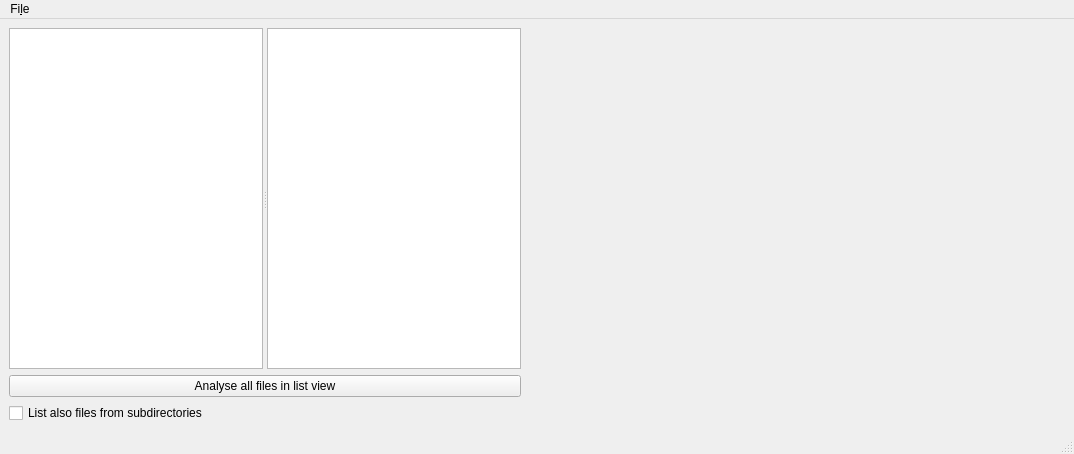
<?xml version="1.0" encoding="UTF-8"?>
<ui version="4.0">
 <class>MainWindow</class>
 <widget class="QMainWindow" name="MainWindow">
  <property name="geometry">
   <rect>
    <x>0</x>
    <y>0</y>
    <width>1074</width>
    <height>454</height>
   </rect>
  </property>
  <property name="windowTitle">
   <string>Leaf Area Measurement</string>
  </property>
  <widget class="QWidget" name="centralwidget">
   <property name="sizePolicy">
    <sizepolicy hsizetype="Expanding" vsizetype="Expanding">
     <horstretch>0</horstretch>
     <verstretch>0</verstretch>
    </sizepolicy>
   </property>
   <layout class="QGridLayout" name="gridLayout">
    <item row="2" column="2">
     <widget class="QCheckBox" name="checkBoxShowRecursive">
      <property name="text">
       <string>List also files from subdirectories</string>
      </property>
     </widget>
    </item>
    <item row="1" column="2">
     <widget class="QPushButton" name="pushButton">
      <property name="text">
       <string>Analyse all files in list view</string>
      </property>
     </widget>
    </item>
    <item row="0" column="3" rowspan="3">
     <widget class="QSplitter" name="splitter">
      <property name="sizePolicy">
       <sizepolicy hsizetype="Preferred" vsizetype="Expanding">
        <horstretch>5</horstretch>
        <verstretch>0</verstretch>
       </sizepolicy>
      </property>
      <property name="orientation">
       <enum>Qt::Vertical</enum>
      </property>
     </widget>
    </item>
    <item row="0" column="2">
     <widget class="QSplitter" name="splitter_2">
      <property name="orientation">
       <enum>Qt::Horizontal</enum>
      </property>
      <widget class="QTreeView" name="treeView">
       <property name="sizePolicy">
        <sizepolicy hsizetype="Expanding" vsizetype="Expanding">
         <horstretch>0</horstretch>
         <verstretch>0</verstretch>
        </sizepolicy>
       </property>
      </widget>
      <widget class="QListWidget" name="listWidget"/>
     </widget>
    </item>
   </layout>
  </widget>
  <widget class="QMenuBar" name="menubar">
   <property name="geometry">
    <rect>
     <x>0</x>
     <y>0</y>
     <width>1074</width>
     <height>16</height>
    </rect>
   </property>
   <widget class="QMenu" name="menuFile">
    <property name="title">
     <string>Fi&amp;le</string>
    </property>
    <addaction name="actionParameters"/>
    <addaction name="actionAbout"/>
    <addaction name="actionExit"/>
   </widget>
   <addaction name="menuFile"/>
  </widget>
  <widget class="QStatusBar" name="statusbar"/>
  <action name="actionParameters">
   <property name="text">
    <string>&amp;Parameters</string>
   </property>
  </action>
  <action name="actionExit">
   <property name="text">
    <string>&amp;Exit</string>
   </property>
  </action>
  <action name="actionAbout">
   <property name="text">
    <string>&amp;About</string>
   </property>
  </action>
 </widget>
 <resources/>
 <connections>
  <connection>
   <sender>treeView</sender>
   <signal>clicked(QModelIndex)</signal>
   <receiver>MainWindow</receiver>
   <slot>selectFolder()</slot>
   <hints>
    <hint type="sourcelabel">
     <x>262</x>
     <y>351</y>
    </hint>
    <hint type="destinationlabel">
     <x>462</x>
     <y>699</y>
    </hint>
   </hints>
  </connection>
  <connection>
   <sender>checkBoxShowRecursive</sender>
   <signal>toggled(bool)</signal>
   <receiver>MainWindow</receiver>
   <slot>toggleRecursive()</slot>
   <hints>
    <hint type="sourcelabel">
     <x>519</x>
     <y>396</y>
    </hint>
    <hint type="destinationlabel">
     <x>590</x>
     <y>699</y>
    </hint>
   </hints>
  </connection>
  <connection>
   <sender>listWidget</sender>
   <signal>itemSelectionChanged()</signal>
   <receiver>MainWindow</receiver>
   <slot>selectImage()</slot>
   <hints>
    <hint type="sourcelabel">
     <x>519</x>
     <y>351</y>
    </hint>
    <hint type="destinationlabel">
     <x>824</x>
     <y>699</y>
    </hint>
   </hints>
  </connection>
  <connection>
   <sender>pushButton</sender>
   <signal>clicked()</signal>
   <receiver>MainWindow</receiver>
   <slot>analyseAll()</slot>
   <hints>
    <hint type="sourcelabel">
     <x>250</x>
     <y>374</y>
    </hint>
    <hint type="destinationlabel">
     <x>243</x>
     <y>677</y>
    </hint>
   </hints>
  </connection>
 </connections>
 <slots>
  <slot>populateTreeView()</slot>
  <slot>selectFolder()</slot>
  <slot>toggleRecursive()</slot>
  <slot>selectImage()</slot>
  <slot>showOptionsDlg()</slot>
  <slot>analyseAll()</slot>
 </slots>
</ui>
